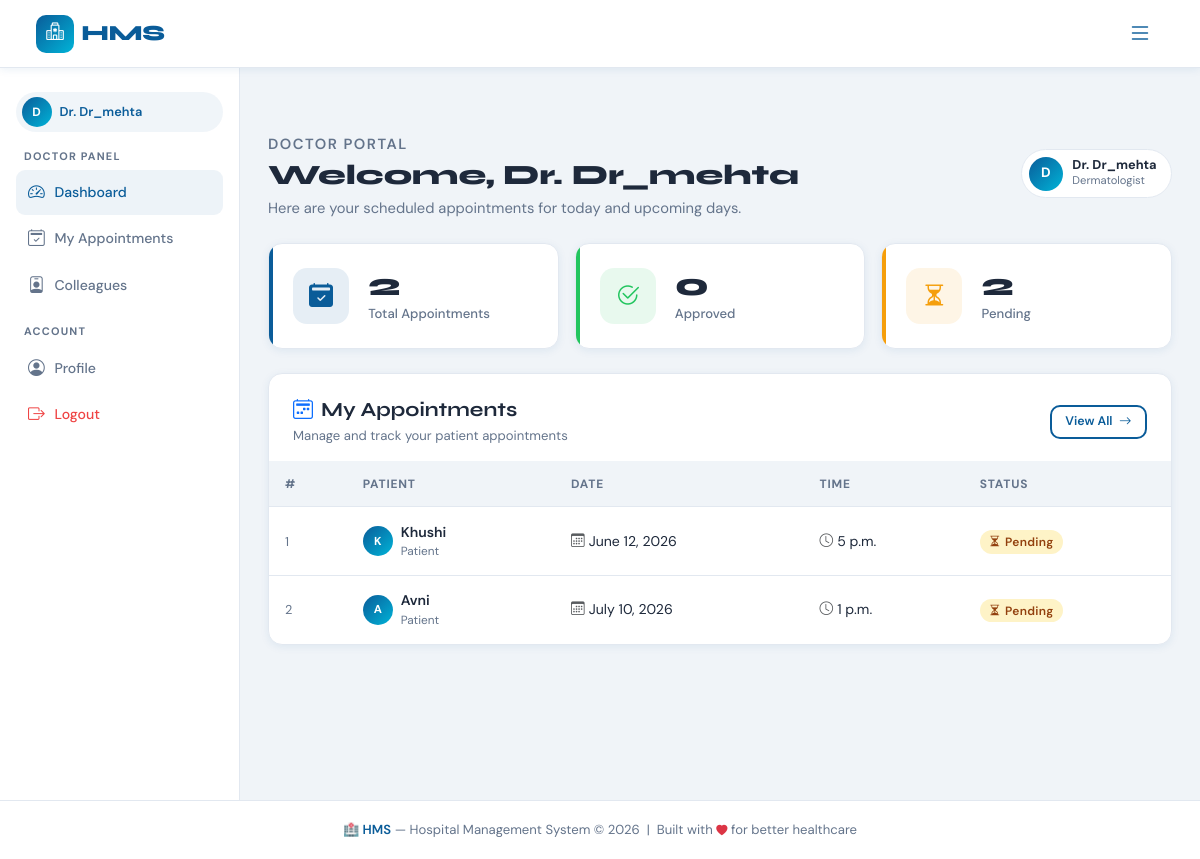
Before: / (signed in) with the older database file.
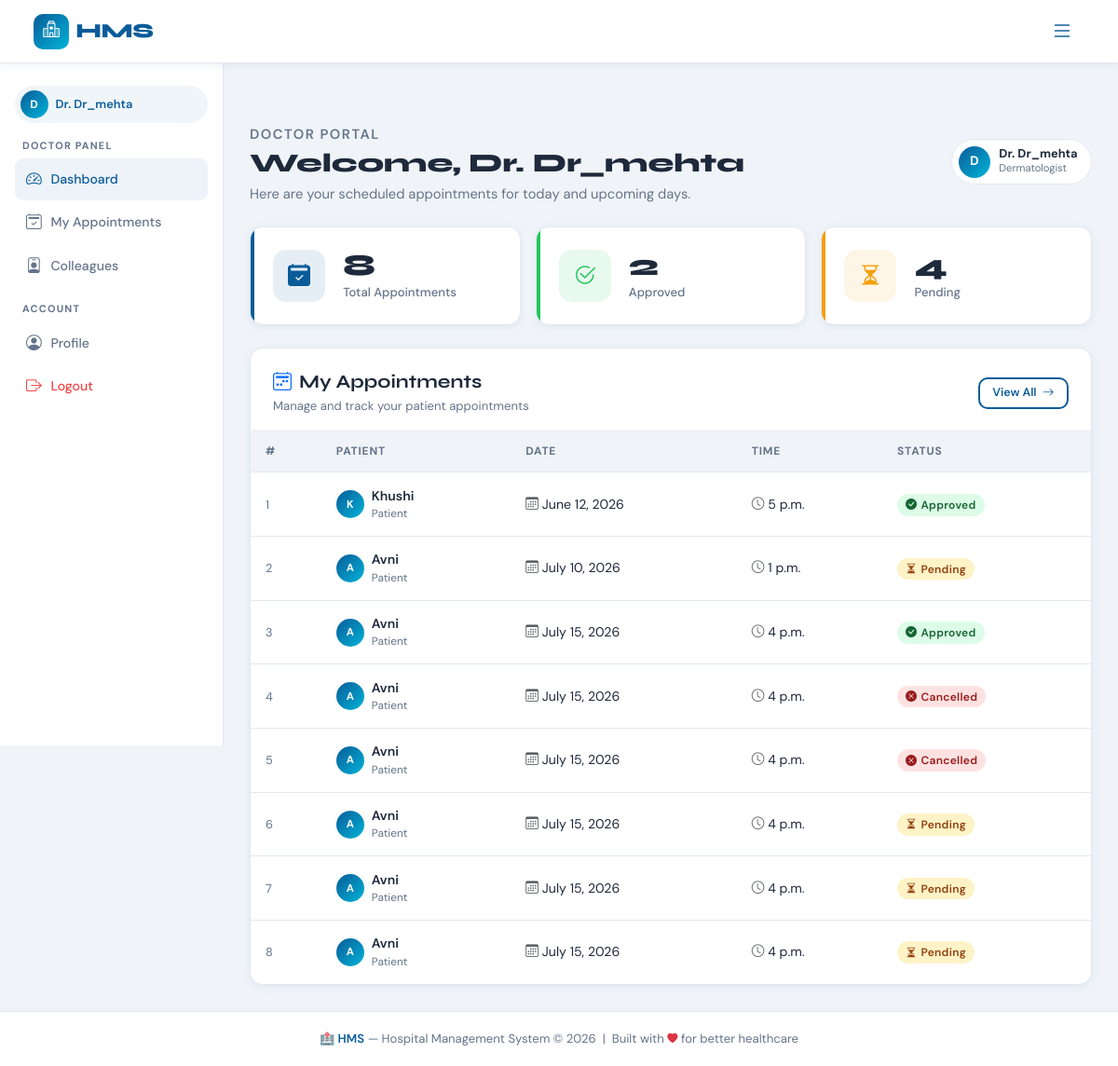
After: the same page with the newer database file.
### appointments/models.py (models this page shows, shortened)
class Appointment(models.Model):
    STATUS_CHOICES = (
        ('Pending', 'Pending'),
        ('Approved', 'Approved'),
        ('Completed', 'Completed'),
        ('Cancelled', 'Cancelled'),
    )
    doctor = models.ForeignKey(Doctor, on_delete=models.CASCADE)
    patient = models.ForeignKey(Patient, on_delete=models.CASCADE)
    date = models.DateField()
    time = models.TimeField()
    status = models.CharField(max_length=20, choices=STATUS_CHOICES, default='Pending')

### patients/models.py (models this page shows, shortened)
class Patient(models.Model):
    user = models.OneToOneField(User, on_delete=models.CASCADE)
    age = models.IntegerField()
    gender = models.CharField(max_length=10)
    phone = models.CharField(max_length=15)

### accounts/models.py (models this page shows)
class User(AbstractUser):
    ROLE_CHOICES = (
        ('admin', 'Admin'),
        ('doctor', 'Doctor'),
        ('patient', 'Patient'),
    )
    role = models.CharField(max_length=10, choices=ROLE_CHOICES)

### core/views.py (the view, shortened to what this page needs)
# urls.py: path('', dashboard, name='dashboard'),
@login_required(login_url='login')
def dashboard(request):
    user = request.user
    if user.role == 'admin':
        context = {
            'total_doctors': Doctor.objects.count(),
            'total_patients': Patient.objects.count(),
            'total_appointments': Appointment.objects.count(),
            'appointments': Appointment.objects.all().order_by('-id')[:5],
            'status_items': [
                {
                    'label': 'Database',
                    'value': 'Online',
                    'ok': True
                },
                {
                    'label': 'Booking System',
                    'value': 'Active',
                    'ok': True
                },
                {
                    'label': 'Notifications',
                    'value': 'Pending',
                    'ok': False
                },
            ]
        }
        return render(
            request,
            'dashboards/admin.html',
            context
        )
    elif user.role == 'doctor':
        doctor = Doctor.objects.get(user=user)
        appointments = Appointment.objects.filter(
            doctor=doctor
        )
        approved_count = appointments.filter(
            status='Approved'
        ).count()
        pending_count = appointments.filter(
            status='Pending'
        ).count()
        context = {
            'doctor': doctor,
            'appointments': appointments,
            'approved_count': approved_count,
            'pending_count': pending_count,
        }
        return render(
            request,
            'dashboards/doctor.html',
            context
        )
    return redirect('login')

### templates/dashboards/doctor.html (shortened to what the changed rows need)
{% extends 'base.html' %}
{% block content %}
<div class="hms-layout">
  <main class="hms-content">
    <div class="page-header fade-up">
      <div class="d-flex align-items-center justify-content-between flex-wrap gap-2">
        <div>
          <h1>Welcome, Dr. {{ user.username }}</h1>
        </div>
      </div>
    </div>
    <div class="row g-3 mb-4">
      <div class="col-sm-4 fade-up fade-up-d1">
        <div class="stat-card blue">
          <div>
            <div class="stat-value">{{ appointments|length }}</div>
            <div class="stat-label">Total Appointments</div>
          </div>
        </div>
      </div>
      <div class="col-sm-4 fade-up fade-up-d2">
        <div class="stat-card green">
          <div>
            <div class="stat-value">
              {{ approved_count }}
            </div>
            <div class="stat-label">Approved</div>
          </div>
        </div>
      </div>
      <div class="col-sm-4 fade-up fade-up-d3">
        <div class="stat-card amber">
          <div>
            <div class="stat-value">
              {{ pending_count  }}
            </div>
            <div class="stat-label">Pending</div>
          </div>
        </div>
      </div>
    </div>
    <div class="hms-card p-0 overflow-hidden fade-up fade-up-d2">
      <div class="table-responsive">
        <table class="hms-table">
          <thead>
            <tr>
              <th>#</th>
              <th>Patient</th>
              <th>Date</th>
              <th>Time</th>
              <th>Status</th>
            </tr>
          </thead>
          <tbody>
            {% for appt in appointments %}
            <tr>
              <td style="color:var(--hms-muted);font-size:.8rem">{{ forloop.counter }}</td>
              <td>
                <div class="d-flex align-items-center gap-2">
                  <div class="nav-avatar" style="width:30px;height:30px;font-size:.72rem">
                    {{ appt.patient.user.username|first|upper }}
                  </div>
                  <div>
                    <div style="font-weight:600;font-size:.88rem">{{ appt.patient.user.username }}</div>
                    <div style="font-size:.74rem;color:var(--hms-muted)">Patient</div>
                  </div>
                </div>
              </td>
              <td>
                <div class="d-flex align-items-center gap-1">
                  <i class="bi bi-calendar3 text-muted" style="font-size:.85rem"></i>
                  <span>{{ appt.date }}</span>
                </div>
              </td>
              <td>
                <div class="d-flex align-items-center gap-1">
                  <i class="bi bi-clock text-muted" style="font-size:.85rem"></i>
                  <span>{{ appt.time }}</span>
                </div>
              </td>
              <td>
                {% if appt.status == 'Approved' %}
                  <span class="hms-badge badge-approved">
                    <i class="bi bi-check-circle-fill me-1"></i>Approved
                  </span>
                {% elif appt.status == 'Pending' %}
                  <span class="hms-badge badge-pending">
                    <i class="bi bi-hourglass-split me-1"></i>Pending
                  </span>
                {% else %}
                  <span class="hms-badge badge-cancelled">
                    <i class="bi bi-x-circle-fill me-1"></i>Cancelled
                  </span>
                {% endif %}
              </td>
            </tr>
            {% endfor %}
          </tbody>
        </table>
      </div>
    </div>
  </main>
</div>
{% endblock %}

Changed rows visible on the page:
changed Appointment "June 12, 2026": status "Pending" → "Approved"
added Appointment: patient.user.username|first "A", patient.user.username "Avni", date "July 15, 2026", time "4 p.m.", status "Approved" (drawn)
added Appointment: patient.user.username|first "A", patient.user.username "Avni", date "July 15, 2026", time "4 p.m.", status "Cancelled" (drawn)
added Appointment: patient.user.username|first "A", patient.user.username "Avni", date "July 15, 2026", time "4 p.m.", status "Cancelled" (drawn)
added Appointment: patient.user.username|first "A", patient.user.username "Avni", date "July 15, 2026", time "4 p.m.", status "Pending" (drawn)
added Appointment: patient.user.username|first "A", patient.user.username "Avni", date "July 15, 2026", time "4 p.m.", status "Pending" (drawn)
added Appointment: patient.user.username|first "A", patient.user.username "Avni", date "July 15, 2026", time "4 p.m.", status "Pending" (drawn)
Other visible differences:
{{ appointments|length }}: "2" → "8"
{{ approved_count }}: "0" → "2"
{{ pending_count }}: "2" → "4"
